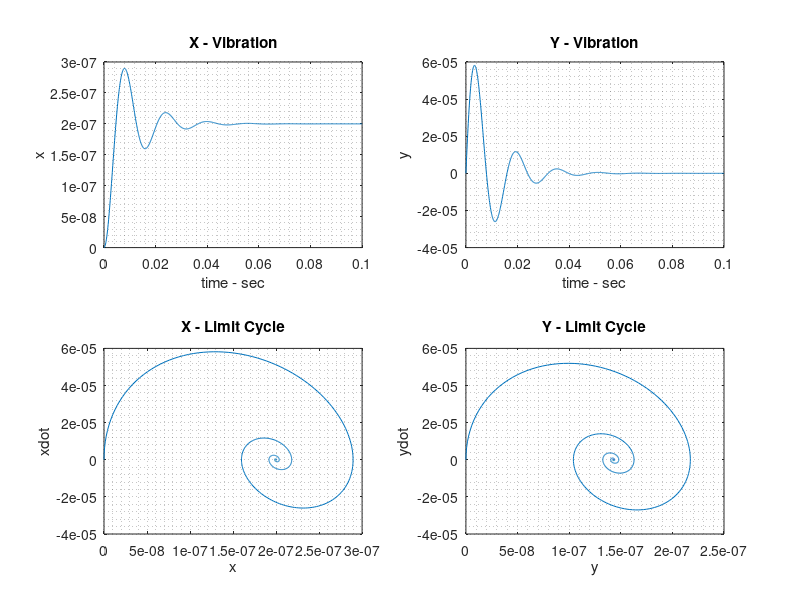
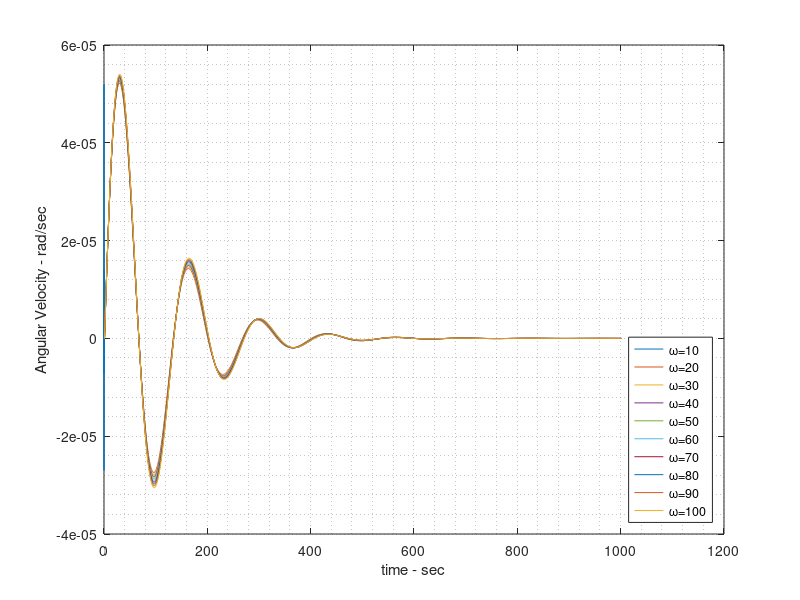

Write the MATLAB code that produced these figures, in order.
clear;
clc;
close all
%%
m=30;
Kyy=0.5e7;
Kzz=0.7e7;
Kyz=0;
Kzy=0;
Cyy=6e3;
Czz=6e3;
Cyz=0;
Czy=0;
g=10;
%%
M=[m,0;0,m];
C1=[Cyy,Cyz;Czy,Czz];
G=[0,g;-g,0];
K=[Kyy,Kyz;Kzy,Kzz];
Omega=10;
Cnew=C1+Omega.*G;
%%
ts=0;
tf=.1;
t=ts:0.0001:tf;
u=ones(2,numel(t));
%%
A=[zeros(size(M,1)),eye(size(M,1));-pinv(M)*K,-pinv(M)*Cnew];
B=[zeros(size(M,1));pinv(M)];
C=ones(2*size(M,1));
D=zeros(2*size(M,1),size(B,2));
sys=ss(A,B,C,D);
[~,~,x]=lsim(sys,u,t);
%%
figure
subplot(221)
plot(t,x(:,1))
grid minor
xlabel('time - sec')
ylabel('x')
title('X - Vibration')
subplot(222)
plot(t,x(:,3))
grid minor
xlabel('time - sec')
ylabel('y')
title('Y - Vibration')
subplot(223)
plot(x(:,1),x(:,3))
grid minor
xlabel('x')
ylabel('xdot')
title('X - Limit Cycle')
subplot(224)
plot(x(:,2),x(:,4))
grid minor
xlabel('y')
title('Y - Limit Cycle')
ylabel('ydot')
%%
omega=[10,20,30,40,50,60,70,80,90,100];
for i=1:10
Cnew=C1+omega(i).*G;
A=[zeros(size(M,1)),eye(size(M,1));-pinv(M)*K,-pinv(M)*Cnew];
B=[zeros(size(M,1));pinv(M)];
C=ones(2*size(M,1));
D=zeros(2*size(M,1),size(B,2));
sys=ss(A,B,C,D);
[~,~,x1]=lsim(sys,u,t);
RPM(:,i)=x1(:,4);
end
%%
figure
plot(t,RPM(:,1))
hold on
plot(RPM(:,2))
hold on
plot(RPM(:,3))
hold on
plot(RPM(:,4))
hold on
plot(RPM(:,5))
hold on
plot(RPM(:,6))
hold on
plot(RPM(:,7))
hold on
plot(RPM(:,8))
hold on
plot(RPM(:,9))
hold on
plot(RPM(:,10))
ylabel('Angular Velocity - rad/sec')
xlabel('time - sec')
legend(['\omega=',num2str(omega(1))],['\omega=',num2str(omega(2))],['\omega=',num2str(omega(3))],['\omega=',num2str(omega(4))],['\omega=',num2str(omega(5))],['\omega=',num2str(omega(6))],['\omega=',num2str(omega(7))],['\omega=',num2str(omega(8))],['\omega=',num2str(omega(9))],['\omega=',num2str(omega(10))],'location','southeast')
grid minor
